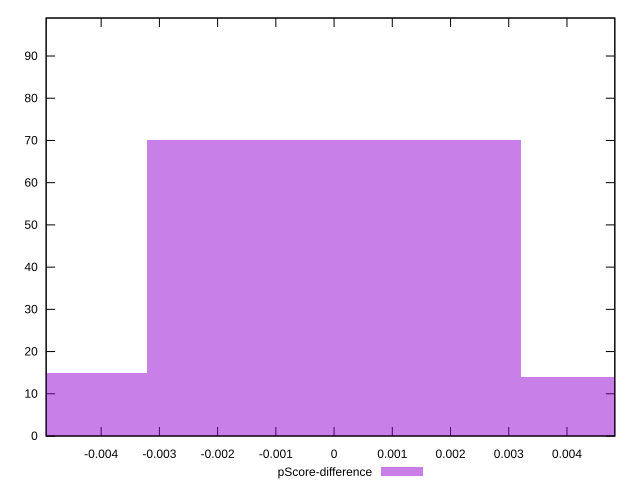

Source code (gnuplot):
reset

$pScoreDifference <<EOF
0 70
0.006429907361450474 14
-0.006429907361450474 15
EOF

set key outside below
set boxwidth 0.006429907361450474
set xrange [-0.004944916050744652:0.004821798530331822]
set yrange [0:99]
set trange [0:99]
set style fill transparent solid 0.5 noborder
set terminal svg size 640, 490 enhanced background rgb 'white'
set output "reports/report_00027_2021-02-24T12-40-31.850Z/first-cpu-idle/samples/card/pScore-difference/histogram.svg"

plot $pScoreDifference title "pScore-difference" with boxes

reset
